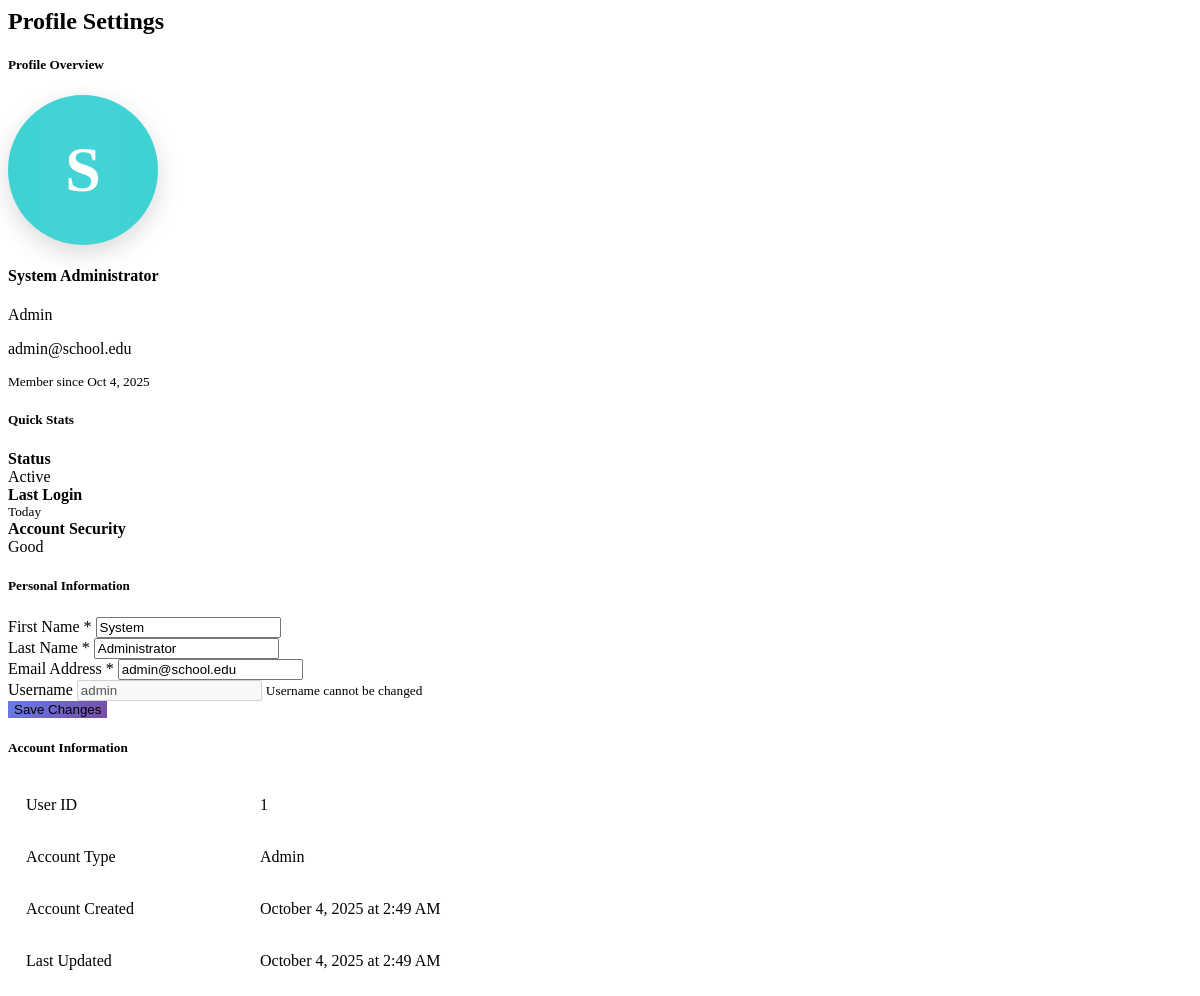
/profile_settings.php (signed in), run on the app's committed database.
### tables this page shows
CREATE TABLE users (
    id INT PRIMARY KEY AUTO_INCREMENT,
    username VARCHAR(50) UNIQUE NOT NULL,
    email VARCHAR(100) UNIQUE NOT NULL,
    password VARCHAR(255) NOT NULL,
    role ENUM('admin', 'faculty', 'student') NOT NULL,
    first_name VARCHAR(50) NOT NULL,
    last_name VARCHAR(50) NOT NULL,
    phone VARCHAR(20) NULL,
    bio TEXT NULL,
    avatar VARCHAR(255) DEFAULT 'assets/images/default-avatar.png',
    
     
    department VARCHAR(50) NULL COMMENT 'Student department (e.g., CBAT.COM, COTE, CRIM, HS)',
    course VARCHAR(100) NULL COMMENT 'Student program/course (e.g., BS Computer Science)',
    year_level VARCHAR(50) NULL COMMENT 'Student year level (e.g., 1st Year, Grade 11)',
    section VARCHAR(10) NULL COMMENT 'Student section (e.g., 1a, 2b, a, b)',
    academic_track ENUM('regular', 'irregular') DEFAULT 'regular',
    status ENUM('enrolled', 'not_enrolled', 'pending', 'dropped', 'graduate') DEFAULT 'not_enrolled',
    
     
    theme ENUM('light', 'dark', 'blue', 'green') DEFAULT 'light',
    color_scheme ENUM('default', 'ocean', 'sunset', 'forest') DEFAULT 'default',
    font_family ENUM('default', 'serif', 'monospace', 'inter', 'roboto') DEFAULT 'default',
    font_size ENUM('small', 'medium', 'large', 'extra-large') DEFAULT 'medium',
    font_style ENUM('normal', 'medium', 'semibold', 'bold') DEFAULT 'normal',
    layout_preference ENUM('compact', 'standard', 'spacious', 'full') DEFAULT 'standard',
    
     
    sidebar_color ENUM('default', 'dark-slate', 'navy-blue', 'deep-purple') DEFAULT 'default',
    header_color ENUM('default', 'blue-gradient', 'dark-solid', 'teal-gradient') DEFAULT 'default',
    page_color ENUM('default', 'light-gray', 'warm-beige', 'cream') DEFAULT 'default',
    
     
    layout ENUM('compact', 'spacious') DEFAULT 'spacious',
    card_style ENUM('flat', 'shadowed') DEFAULT 'shadowed',
    
    created_at TIMESTAMP DEFAULT CURRENT_TIMESTAMP,
    updated_at TIMESTAMP DEFAULT CURRENT_TIMESTAMP ON UPDATE CURRENT_TIMESTAMP,
    
    INDEX idx_role (role),
    INDEX idx_username (username),
    INDEX idx_email (email),
    INDEX idx_student_status (status),
    INDEX idx_academic_track (academic_track),
    INDEX idx_department (department),
    INDEX idx_course (course),
    INDEX idx_year_level (year_level),
    INDEX idx_section (section)
);

### profile_settings.php (the view, shortened to what this page needs)
<?php
require_once 'config/database.php';
$user_id = $_SESSION['user_id'];
$stmt = $pdo->prepare("SELECT * FROM users WHERE id = ?");
$stmt->execute([$user_id]);
$user = $stmt->fetch();
function getColorFromInitial($letter) {
    $colors = [
        'A' => '#667eea', 'B' => '#764ba2', 'C' => '#f093fb', 'D' => '#4facfe',
        'E' => '#00f2fe', 'F' => '#43e97b', 'G' => '#38f9d7', 'H' => '#fa709a',
        'I' => '#fee140', 'J' => '#30cfd0', 'K' => '#a8edea', 'L' => '#fed6e3',
        'M' => '#667eea', 'N' => '#f093fb', 'O' => '#4facfe', 'P' => '#43e97b',
        'Q' => '#fa709a', 'R' => '#fee140', 'S' => '#30cfd0', 'T' => '#764ba2',
        'U' => '#00f2fe', 'V' => '#38f9d7', 'W' => '#fed6e3', 'X' => '#a8edea',
        'Y' => '#fee140', 'Z' => '#667eea'
    ];
    $letter = strtoupper($letter);
    return isset($colors[$letter]) ? $colors[$letter] : '#667eea';
}
$initial = strtoupper(substr($user['first_name'], 0, 1));
$avatarColor = getColorFromInitial($initial);
?>
<main class="container-fluid py-4">
    <h2 class="mb-4">
        <i class="fas fa-user-edit me-2"></i>Profile Settings
    </h2>
    <div class="row">
        <div class="col-lg-4 mb-4">
            <div class="card shadow-sm">
                <div class="card-header bg-dark text-white">
                    <h5 class="mb-0">
                        <i class="fas fa-user-circle me-2"></i>Profile Overview
                    </h5>
                </div>
                <div class="card-body text-center">
                    <div class="mb-4">
                        <div class="avatar-initial mb-3" style="background: <?php echo $avatarColor; ?>;">
                            <?php echo $initial; ?>
                        </div>
                        <h4 class="mb-1"><?php echo htmlspecialchars($user['first_name'] . ' ' . $user['last_name']); ?></h4>
                        <p class="text-muted mb-2">
                            <?php echo htmlspecialchars(ucfirst($user['role'])); ?>
                        </p>
                        <p class="text-muted mb-2">
                            <?php echo htmlspecialchars($user['email']); ?>
                        </p>
                    </div>
                </div>
                <div class="card-footer bg-light">
                    <small class="text-muted">
                        Member since <?php echo date('M j, Y', strtotime($user['created_at'])); ?>
                    </small>
                </div>
            </div>
            <div class="card shadow-sm mt-4">
                <div class="card-header bg-dark text-white">
                    <h5 class="mb-0">
                        <i class="fas fa-chart-line me-2"></i>Quick Stats
                    </h5>
                </div>
                <div class="card-body">
                    <?php if ($user['role'] === 'student'): ?>
                        <?php
                        $statusInfo = formatStatus($user['status']);
                        ?>
                        <div class="d-flex justify-content-between align-items-center mb-3 pb-3 border-bottom">
                            <div>
                                <i class="fas fa-graduation-cap text-primary me-2"></i>
                                <strong>Enrollment Status</strong>
                            </div>
                            <span class="badge bg-<?php echo $statusInfo['class']; ?>">
                                <?php echo $statusInfo['text']; ?>
                            </span>
                        </div>
                        <?php if (!empty($user['course'])): ?>
                        <div class="d-flex justify-content-between align-items-center mb-3 pb-3 border-bottom">
                            <div>
                                <i class="fas fa-book text-info me-2"></i>
                                <strong>Course</strong>
                            </div>
                            <small class="text-muted text-end"><?php echo htmlspecialchars($user['course']); ?></small>
                        </div>
                        <?php endif; ?>
                        <?php if (!empty($user['year_level'])): ?>
                        <div class="d-flex justify-content-between align-items-center mb-3 pb-3 border-bottom">
                            <div>
                                <i class="fas fa-layer-group text-warning me-2"></i>
                                <strong>Year Level</strong>
                            </div>
                            <span class="badge bg-info"><?php echo htmlspecialchars($user['year_level']); ?></span>
                        </div>
                        <?php endif; ?>
                        <div class="d-flex justify-content-between align-items-center">
                            <div>
                                <i class="fas fa-route text-success me-2"></i>
                                <strong>Track</strong>
                            </div>
                            <span class="badge bg-<?php echo $user['academic_track'] === 'regular' ? 'success' : 'warning'; ?>">
                                <?php echo htmlspecialchars(ucfirst($user['academic_track'])); ?>
                            </span>
                        </div>
                    <?php else: ?>
                        <div class="d-flex justify-content-between align-items-center mb-3 pb-3 border-bottom">
                            <div>
                                <strong>Status</strong>
                            </div>
                            <span class="badge bg-success">Active</span>
                        </div>
                        <div class="d-flex justify-content-between align-items-center mb-3 pb-3 border-bottom">
                            <div>
                                <strong>Last Login</strong>
                            </div>
                            <small class="text-muted">Today</small>
                        </div>
                        <div class="d-flex justify-content-between align-items-center">
                            <div>
                                <strong>Account Security</strong>
                            </div>
                            <span class="badge bg-warning">Good</span>
                        </div>
                    <?php endif; ?>
                </div>
            </div>
        </div>
        <div class="col-lg-8">
            <section class="dashboard-section mb-4">
                <div class="card shadow-sm">
                    <div class="card-header bg-dark text-white">
                        <h5 class="mb-0">
                            <i class="fas fa-info-circle me-2"></i>Personal Information
                        </h5>
                    </div>
                    <div class="card-body">
                        <form method="POST" action="profile_settings.php">
                            <div class="row">
                                <div class="col-md-6 mb-3">
                                    <label for="first_name" class="form-label">
                                        <i class="fas fa-user me-1"></i>First Name <span class="text-danger">*</span>
                                    </label>
                                    <input type="text"
                                           class="form-control"
                                           id="first_name"
                                           name="first_name"
                                           value="<?php echo htmlspecialchars($user['first_name']); ?>"
                                           required>
                                </div>
                                <div class="col-md-6 mb-3">
                                    <label for="last_name" class="form-label">
                                        <i class="fas fa-user me-1"></i>Last Name <span class="text-danger">*</span>
                                    </label>
                                    <input type="text"
                                           class="form-control"
                                           id="last_name"
                                           name="last_name"
                                           value="<?php echo htmlspecialchars($user['last_name']); ?>"
                                           required>
                                </div>
                            </div>
                            <div class="mb-3">
                                <label for="email" class="form-label">
                                    <i class="fas fa-envelope me-1"></i>Email Address <span class="text-danger">*</span>
                                </label>
                                <input type="email"
                                       class="form-control"
                                       id="email"
                                       name="email"
                                       value="<?php echo htmlspecialchars($user['email']); ?>"
                                       required>
                            </div>
                            <div class="mb-3">
                                <label for="username" class="form-label">
                                    <i class="fas fa-at me-1"></i>Username
                                </label>
                                <input type="text"
                                       class="form-control"
                                       id="username"
                                       value="<?php echo htmlspecialchars($user['username']); ?>"
                                       disabled>
                                <small class="text-muted">Username cannot be changed</small>
                            </div>
                            <div class="d-flex justify-content-end">
                                <button type="submit" name="update_profile" class="btn btn-primary">
                                    <i class="fas fa-save me-2"></i>Save Changes
                                </button>
                            </div>
                        </form>
                    </div>
                </div>
            </section>
            <section class="dashboard-section mb-4">
                <div class="card shadow-sm">
                    <div class="card-header bg-dark text-white">
                        <h5 class="mb-0">
                            <i class="fas fa-id-card me-2"></i>Account Information
                        </h5>
                    </div>
                    <div class="card-body">
                        <div class="table-responsive">
                            <table class="table table-borderless mb-0">
                                <tbody>
                                    <tr>
                                        <td class="fw-bold" style="width: 200px;">
                                            <i class="fas fa-hashtag me-2 text-muted"></i>User ID
                                        </td>
                                        <td><?php echo htmlspecialchars($user['id']); ?></td>
                                    </tr>
                                    <tr>
                                        <td class="fw-bold">
                                            <i class="fas fa-user-tag me-2 text-muted"></i>Account Type
                                        </td>
                                        <td>
                                            <span class="badge bg-<?php
                                                echo $user['role'] === 'admin' ? 'danger' :
                                                     ($user['role'] === 'faculty' ? 'warning' : 'success');
                                            ?>">
                                                <?php echo htmlspecialchars(ucfirst($user['role'])); ?>
                                            </span>
                                        </td>
                                    </tr>
                                    <tr>
                                        <td class="fw-bold">
                                            <i class="fas fa-calendar-plus me-2 text-muted"></i>Account Created
                                        </td>
                                        <td><?php echo date('F j, Y \a\t g:i A', strtotime($user['created_at'])); ?></td>
                                    </tr>
                                    <tr>
                                        <td class="fw-bold">
                                            <i class="fas fa-clock me-2 text-muted"></i>Last Updated
                                        </td>
                                        <td><?php echo date('F j, Y \a\t g:i A', strtotime($user['updated_at'])); ?></td>
                                    </tr>
                                </tbody>
                            </table>
                        </div>
                    </div>
                </div>
            </section>
        </div>
    </div>
</main>
</body>
</html>

### profile_settings.php (style rules this page uses)
.avatar-initial { width: 150px; height: 150px; border-radius: 50%; display: inline-flex; align-items: center; justify-content: center; font-size: 4rem; font-weight: 700; color: white; text-transform: uppercase; box-shadow: 0 8px 24px rgba(0, 0, 0, 0.15); margin: 0 auto; animation: avatarPulse 2s ease-in-out infinite; position: relative; overflow: hidden; }
.avatar-initial::before { content: ''; position: absolute; top: -50%; left: -50%; width: 200%; height: 200%; background: linear-gradient(45deg, transparent, rgba(255, 255, 255, 0.1), transparent); transform: rotate(45deg); animation: shimmer 3s infinite; }
.card { border: none; transition: transform 0.2s ease, box-shadow 0.2s ease; }
.btn-primary { background: linear-gradient(135deg, #667eea 0%, #764ba2 100%); border: none; transition: all 0.3s ease; }
.table td { padding: 1rem; vertical-align: middle; }

### data on the page
users: first_name "S", first_name+last_name "System Administrator", role "Admin", email "admin@school.edu", created_at "Oct 4, 2025", first_name "System", last_name "Administrator", username "admin", id "1", created_at "October 4, 2025 at 2:49 AM", updated_at "October 4, 2025 at 2:49 AM"
